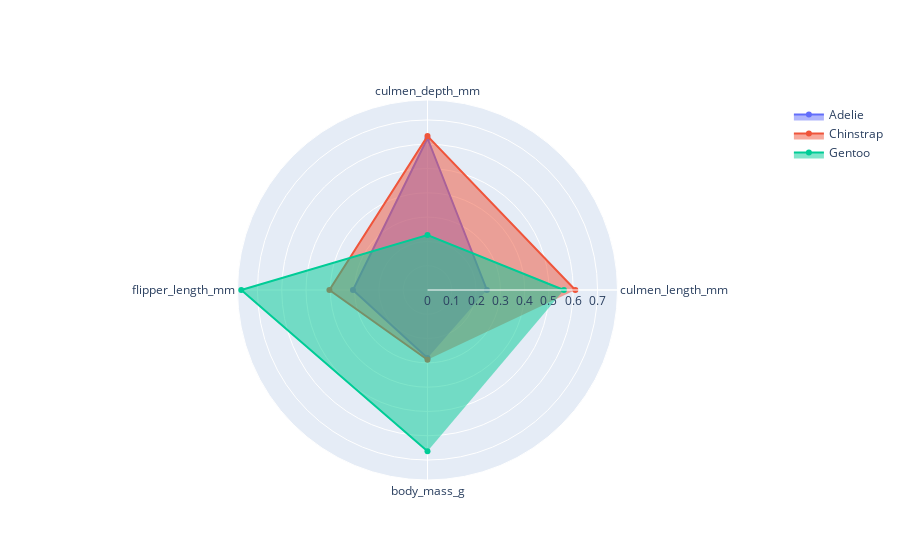

Here is the notebook cell this chart was saved with:
### Code cell
grouped_norm = df_norm.groupby('species').mean(numeric_only=True)

fig3 = go.Figure()

# Add traces
fig3.add_trace(
    go.Scatterpolar(
        r=grouped_norm.iloc[0, :],
        theta=categories,
        fill='toself',
        name=species[0]
    )
)

fig3.add_trace(
    go.Scatterpolar(
        r=grouped_norm.iloc[1, :],
        theta=categories,
        fill='toself',
        name=species[1]
    )
)

fig3.add_trace(
    go.Scatterpolar(
        r=grouped_norm.iloc[2, :],
        theta=categories,
        fill='toself',
        name=species[2]
    )
)

fig3.show()

### Figure 1 — Plotly figure (JSON) as saved in the notebook; plotly's stock layout.template omitted (floating-point values rounded to 4 significant figures)
{"data": [{"fill": "toself", "name": "Adelie", "r": [0.2445, 0.6247, 0.3068, 0.2795], "theta": ["culmen_length_mm", "culmen_depth_mm", "flipper_length_mm", "body_mass_g"], "type": "scatterpolar"}, {"fill": "toself", "name": "Chinstrap", "r": [0.6085, 0.6334, 0.4038, 0.287], "theta": ["culmen_length_mm", "culmen_depth_mm", "flipper_length_mm", "body_mass_g"], "type": "scatterpolar"}, {"fill": "toself", "name": "Gentoo", "r": [0.5615, 0.2265, 0.7667, 0.6641], "theta": ["culmen_length_mm", "culmen_depth_mm", "flipper_length_mm", "body_mass_g"], "type": "scatterpolar"}], "layout": {}}
